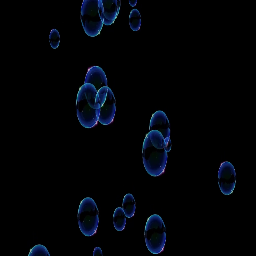
#> input picture data/cnn/images/frame_00015.png, 256 x 256 px
$ python -i bubble_cv_model.py   (imports and definitions only)
#> lines starting #> are read from the running program, lines starting #| are printed output that depends on the picture; after the words box and inside, x2 and y2 are one past the last pixel; in counts of white or black regions, pixels touching at a corner belong together
#> further down, picture is the input picture: shape (256, 256, 3); mean B, G, R 6.9, 3.3, 1.6
import cv2
import numpy as np

class BubbleCVModel:
    def __init__(self, min_diam_px=5):
        self.min_diam_px = min_diam_px

    def predict(self, frame_bgr):
        gray = cv2.cvtColor(frame_bgr, cv2.COLOR_BGR2GRAY)
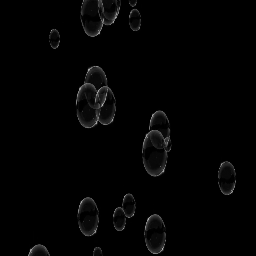
#> gray: shape (256, 256); min 0, max 177, mean 3.2

        _, th = cv2.threshold(
            gray, 0, 255, cv2.THRESH_BINARY + cv2.THRESH_OTSU
        )
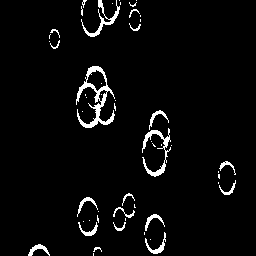
#> th: shape (256, 256); 3.8% white; 53 white regions (34 under 20 px), largest, box (x1, y1, x2, y2) and area: (76, 66, 115, 128) 686, (142, 128, 171, 177) 368, (81, 0, 120, 37) 280

        kernel = np.ones((3, 3), np.uint8)
        th_clean = cv2.morphologyEx(th, cv2.MORPH_OPEN, kernel, iterations=1)
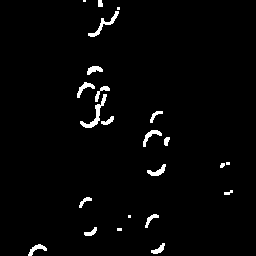
#> th_clean: shape (256, 256); 2.2% white; 23 white regions (5 under 20 px), largest, box (x1, y1, x2, y2) and area: (80, 94, 107, 128) 203, (88, 11, 119, 37) 162, (143, 130, 162, 147) 106

        num_labels, labels, stats, centroids = cv2.connectedComponentsWithStats(
            th_clean, connectivity=8
        )
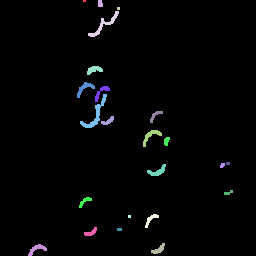
#> labels: shape (256, 256) int32; 24 distinct labels, from 0 to 23; one colour per label, 0 black
#> num_labels = 24; stats = 24 rows, first 6: [0, 0, 256, 256, 64066], [83, 0, 3, 2, 6], [98, 0, 5, 7, 32], [117, 7, 3, 3, 9], [88, 11, 31, 26, 162], [87, 66, 16, 9, 86]; centroids = 24 rows, first 8: [127.8, 127.4], [84, 0.5], [99.81, 3.19], [118, 8], [103.8, 24.4], [93.85, 69.34], [84.22, 87.87], [100.9, 91.91]

        bubbles = []
        for i in range(1, num_labels):
            x, y, w, h, area = stats[i]
            diam_px = max(w, h)
            if diam_px < self.min_diam_px:
                continue

            bubbles.append({
                "x": int(x), "y": int(y),
                "w": int(w), "h": int(h),
                "diam_px": float(diam_px),
            })
#> this loop made 23 passes
#> (x, y, w, h, area, diam_px) on passes 2, 4, 5, 6, 7, 8, 9, 10, 11, 12, 13, 15: (98, 0, 5, 7, 32, 7), (88, 11, 31, 26, 162, 31), (87, 66, 16, 9, 86, 16), (77, 82, 18, 16, 100, 18), (95, 86, 15, 16, 78, 16), (80, 94, 27, 34, 203, 34), (150, 111, 13, 12, 58, 13), (101, 116, 13, 9, 58, 13), (143, 130, 19, 17, 106, 19), (164, 137, 6, 9, 40, 9), (220, 163, 5, 5, 20, 5), (147, 164, 19, 12, 100, 19)
#> after the loop, bubbles = 19 items

        return th_clean, bubbles

>>> import cv2
>>> picture = cv2.imread('../../data/cnn/images/frame_00015.png')
>>> result = BubbleCVModel().predict(picture)

$ run again, on data/cnn/images/frame_00159.png
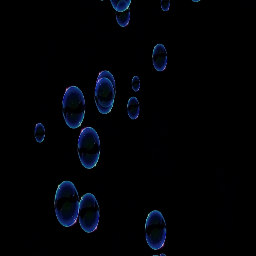
#> input picture data/cnn/images/frame_00159.png, 256 x 256 px
#> picture is the input picture: shape (256, 256, 3); mean B, G, R 5.6, 2.6, 1.4
#> in predict, `_, th = cv2.threshold( gray, 0, 255, cv2.THRESH_BINARY + cv2.THRESH_OT..`:
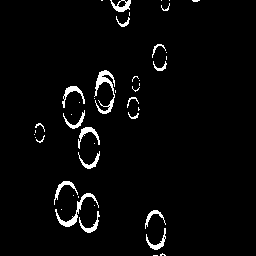
#> th: shape (256, 256); 3.1% white; 45 white regions (26 under 20 px), largest, box (x1, y1, x2, y2) and area: (94, 70, 115, 114) 322, (55, 193, 99, 227) 259, (78, 127, 100, 149) 147
#> in predict, `th_clean = cv2.morphologyEx(th, cv2.MORPH_OPEN, kernel, iterations=1)`:
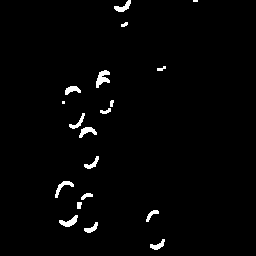
#> th_clean: shape (256, 256); 1.8% white; 19 white regions (2 under 20 px), largest, box (x1, y1, x2, y2) and area: (96, 70, 110, 88) 142, (59, 215, 78, 227) 110, (55, 181, 74, 198) 101
#> labels: shape (256, 256) int32; 20 distinct labels, from 0 to 19
#> num_labels = 20; stats = 20 rows, first 6: [0, 0, 256, 256, 64324], [114, 0, 17, 12, 95], [193, 0, 5, 2, 10], [121, 22, 7, 5, 24], [157, 66, 9, 5, 27], [96, 70, 14, 18, 142]; centroids = 20 rows, first 8: [128, 127.2], [122.8, 6.62], [195, 0.5], [124.1, 24.17], [161, 68.33], [102.1, 77.81], [71.78, 89.47], [63, 102]
#> the loop in predict, `for i in range(1, num_labels):` made 19 passes
#> (x, y, w, h, area, diam_px) on passes 1, 3, 4, 5, 6, 8, 9, 10: (114, 0, 17, 12, 95, 17), (121, 22, 7, 5, 24, 7), (157, 66, 9, 5, 27, 9), (96, 70, 14, 18, 142, 18), (65, 86, 16, 9, 87, 16), (110, 100, 4, 7, 23, 7), (100, 108, 11, 6, 39, 11), (69, 113, 16, 16, 79, 16)
#> after the loop in predict, `for i in range(1, num_labels):`: bubbles = 18 items

$ run again, on data/cnn/images/frame_00480.png
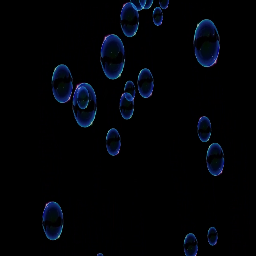
#> input picture data/cnn/images/frame_00480.png, 256 x 256 px
#> picture is the input picture: shape (256, 256, 3); mean B, G, R 6.8, 3.2, 1.7
#> in predict, `_, th = cv2.threshold( gray, 0, 255, cv2.THRESH_BINARY + cv2.THRESH_OT..`:
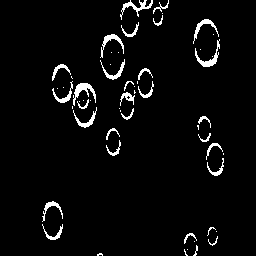
#> th: shape (256, 256); 3.8% white; 56 white regions (27 under 20 px), largest, box (x1, y1, x2, y2) and area: (73, 83, 96, 106) 195, (195, 39, 220, 67) 177, (120, 0, 153, 20) 176
#> in predict, `th_clean = cv2.morphologyEx(th, cv2.MORPH_OPEN, kernel, iterations=1)`:
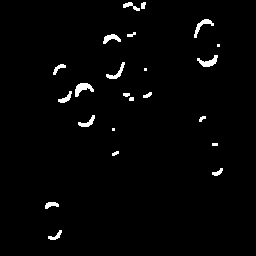
#> th_clean: shape (256, 256); 1.9% white; 23 white regions (5 under 20 px), largest, box (x1, y1, x2, y2) and area: (75, 83, 94, 97) 138, (197, 55, 218, 67) 121, (194, 19, 214, 38) 112
#> labels: shape (256, 256) int32; 24 distinct labels, from 0 to 23
#> num_labels = 24; stats = 24 rows, first 6: [0, 0, 256, 256, 64301], [123, 2, 17, 9, 65], [141, 2, 5, 7, 29], [194, 19, 20, 19, 112], [127, 32, 9, 5, 27], [103, 34, 18, 10, 95]; centroids = 24 rows, first 8: [127.5, 128.3], [130.5, 5.77], [142.8, 5], [202, 25.53], [131, 34.33], [110.8, 37.99], [218, 45], [208.1, 61.47]
#> the loop in predict, `for i in range(1, num_labels):` made 23 passes
#> (x, y, w, h, area, diam_px) on passes 1, 2, 3, 4, 5, 7, 8, 9: (123, 2, 17, 9, 65, 17), (141, 2, 5, 7, 29, 7), (194, 19, 20, 19, 112, 20), (127, 32, 9, 5, 27, 9), (103, 34, 18, 10, 95, 18), (197, 55, 21, 12, 121, 21), (106, 62, 19, 17, 97, 19), (53, 64, 13, 11, 58, 13)
#> after the loop in predict, `for i in range(1, num_labels):`: bubbles = 20 items

$ run again, on data/cnn/images/frame_00717.png
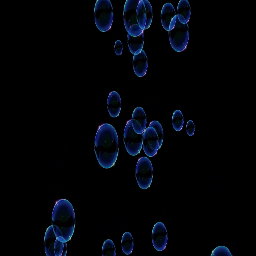
#> input picture data/cnn/images/frame_00717.png, 256 x 256 px
#> picture is the input picture: shape (256, 256, 3); mean B, G, R 8.1, 3.8, 2
#> in predict, `_, th = cv2.threshold( gray, 0, 255, cv2.THRESH_BINARY + cv2.THRESH_OT..`:
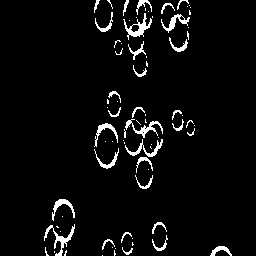
#> th: shape (256, 256); 4.4% white; 78 white regions (47 under 20 px), largest, box (x1, y1, x2, y2) and area: (44, 224, 75, 256) 241, (123, 13, 152, 40) 238, (125, 119, 163, 138) 206
#> th_clean: shape (256, 256); 2.1% white; 32 white regions (11 under 20 px), largest, box (x1, y1, x2, y2) and area: (127, 22, 148, 37) 144, (56, 229, 74, 248) 118, (54, 199, 72, 210) 103
#> in predict, `num_labels, labels, stats, centroids = cv2.connectedComponentsWithStat..`:
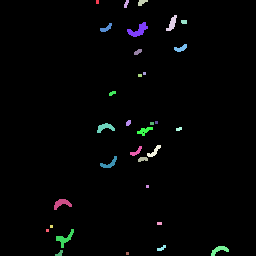
#> labels: shape (256, 256) int32; 33 distinct labels, from 0 to 32; one colour per label, 0 black
#> num_labels = 33; stats = 33 rows, first 6: [0, 0, 256, 256, 64142], [96, 0, 3, 4, 12], [124, 0, 5, 8, 26], [138, 0, 10, 6, 39], [166, 15, 11, 16, 85], [181, 20, 6, 4, 23]; centroids = 33 pairs, first value 47 to 218.9, second value 1.5 to 253.1
#> the loop in predict, `for i in range(1, num_labels):` made 32 passes
#> (x, y, w, h, area, diam_px) on passes 2 to 9: (124, 0, 5, 8, 26, 8), (138, 0, 10, 6, 39, 10), (166, 15, 11, 16, 85, 16), (181, 20, 6, 4, 23, 6), (100, 23, 12, 9, 52, 12), (127, 22, 21, 15, 144, 21), (174, 44, 13, 8, 58, 13), (134, 49, 8, 6, 32, 8)
#> after the loop in predict, `for i in range(1, num_labels):`: bubbles = 23 items
